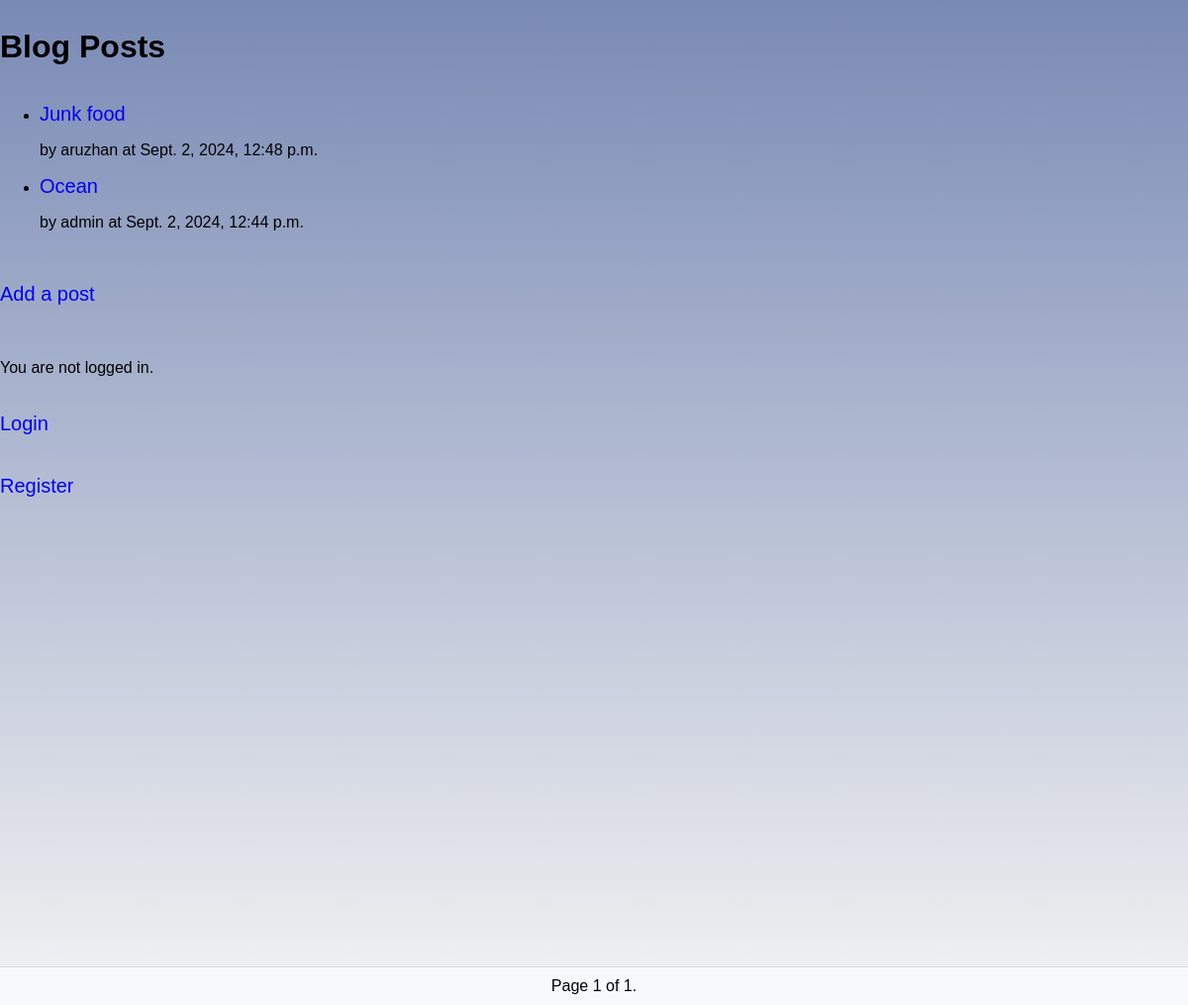
/, run on an earlier commit of the app's database.
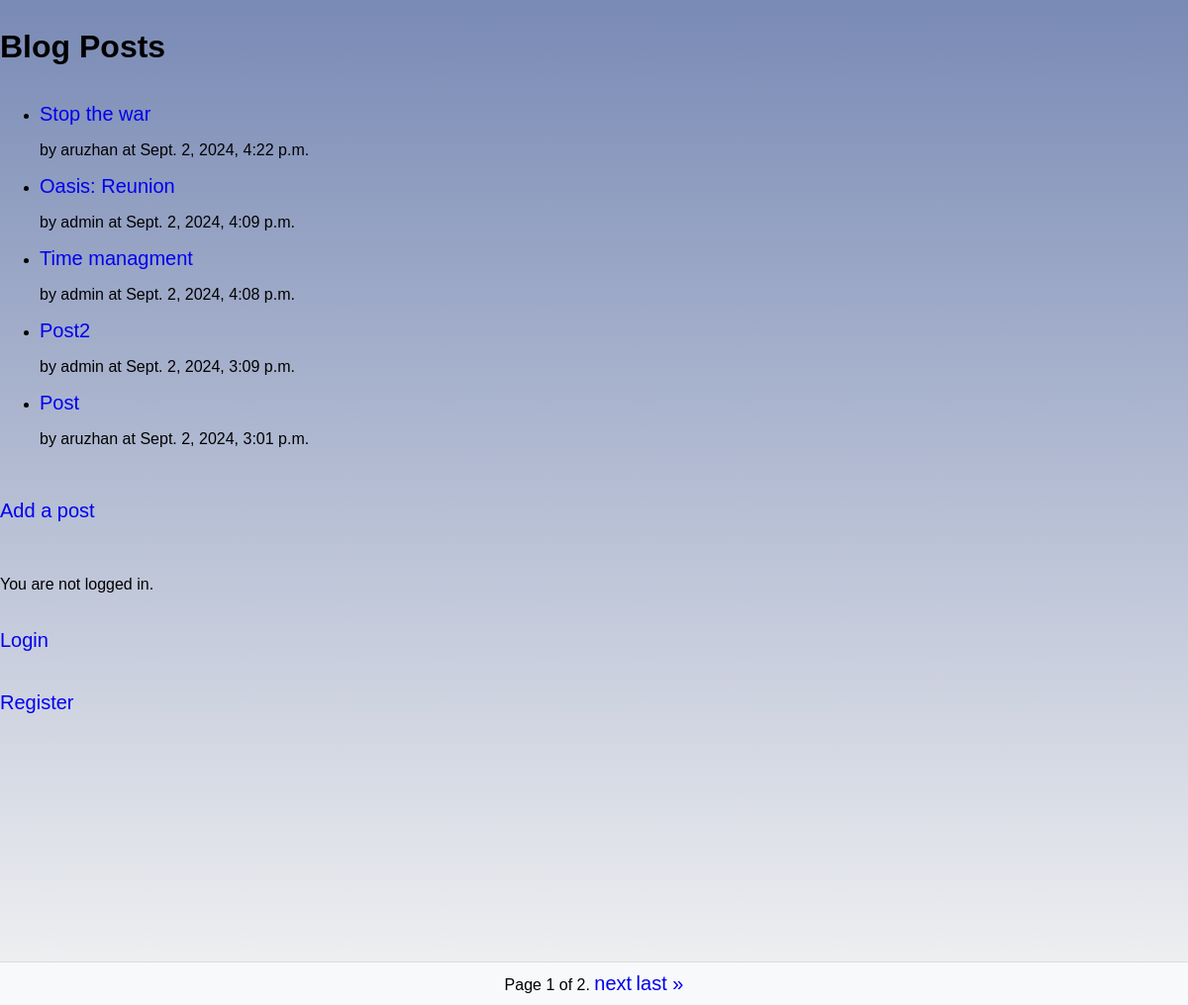
And on a later commit of the database.
### blog/models.py (models this page shows, shortened)
class Post(models.Model):
    title = models.CharField(max_length=200)
    content = models.TextField()
    author = models.ForeignKey(settings.AUTH_USER_MODEL, on_delete=models.CASCADE)
    created_at = models.DateTimeField(auto_now_add=True)
    updated_at = models.DateTimeField(auto_now=True)

### blog/views.py (the view)
# urls.py: path('', views.post_list_view, name='post_list'),
def post_list_view(request):
    posts = Post.objects.all().order_by('-created_at')
    paginator = Paginator(posts, 5)  # Show 10 posts per page
    page_number = request.GET.get('page')
    page_obj = paginator.get_page(page_number)
    return render(request, 'blog/post_list.html', {'page_obj': page_obj})

### blog/templates/blog/post_list.html (shortened to what this page needs)
<!DOCTYPE html>
<html xmlns="http://www.w3.org/1999/html">
<head>
    {% load static %}
    <link rel="stylesheet" href="{% static 'css/styles.css' %}">
</head>
<body>
<div class="main">
    <h1>Blog Posts</h1>
    <ul>
        {% for post in page_obj.object_list %}
        <li>
            <a href="{% url 'post_detail' post.id %}">{{ post.title }}</a>
            <p> by {{post.author}} at {{ post.created_at }}</p>
        </li>
        {% endfor %}
    </ul>
    <a href="{% url 'create_post' %}">Add a post</a></br>
    {% if user.is_authenticated %}
    <a href="{% url 'logout' %}">Logout</a>
{% else %}
    <p>You are not logged in.</p>
    <a href="{% url 'login' %}">Login</a>
    <a href="{% url 'register' %}">Register</a>
{% endif %}
    <div class="pagination">
        <span class="step-links">
            <span class="current">
                Page {{ page_obj.number }} of {{ page_obj.paginator.num_pages }}.
            </span>
            {% if page_obj.has_next %}
                <a href="?page={{ page_obj.next_page_number }}">next</a>
                <a href="?page={{ page_obj.paginator.num_pages }}">last &raquo;</a>
            {% endif %}
        </span>
    </div>
</div>
</body>
</html>

### blog/static/css/styles.css (style rules this page uses)
body { background: linear-gradient(180deg, #798AB5FF 0.2%, #F3F3F3); filter: brightness(80%), saturate(90%); height: 1000px; display: flex; flex-direction: column; width: 100%; margin-left: 0; font-family: "Trebuchet MS", sans-serif; }
.pagination { display: flex; justify-content: center; position: fixed; bottom: 0; width: 100%; background-color: #f8f9fa; padding: 10px 0; border-top: 1px solid #ddd; }
.main { display: flex; flex-direction: column; }
a { margin: 20px 0; text-decoration: none; font-size: 20px; }

What changed in the data, as far as the page shows it:
no longer on this page (row unchanged): Post: title "Junk food", author "aruzhan", created_at "Sept. 2, 2024, 12:48 p.m."
no longer on this page (row unchanged): Post: title "Ocean", author "admin", created_at "Sept. 2, 2024, 12:44 p.m."
added Post: title "Stop the war", author "aruzhan", created_at "Sept. 2, 2024, 4:22 p.m."
added Post: title "Oasis: Reunion", author "admin", created_at "Sept. 2, 2024, 4:09 p.m."
added Post: title "Time managment", author "admin", created_at "Sept. 2, 2024, 4:08 p.m."
added Post: title "Post2", author "admin", created_at "Sept. 2, 2024, 3:09 p.m."
added Post: title "Post", author "aruzhan", created_at "Sept. 2, 2024, 3:01 p.m."
Also different on the page:
{{ page_obj.paginator.num_pages }}: "1" → "2"
text now shown: "next last »"
